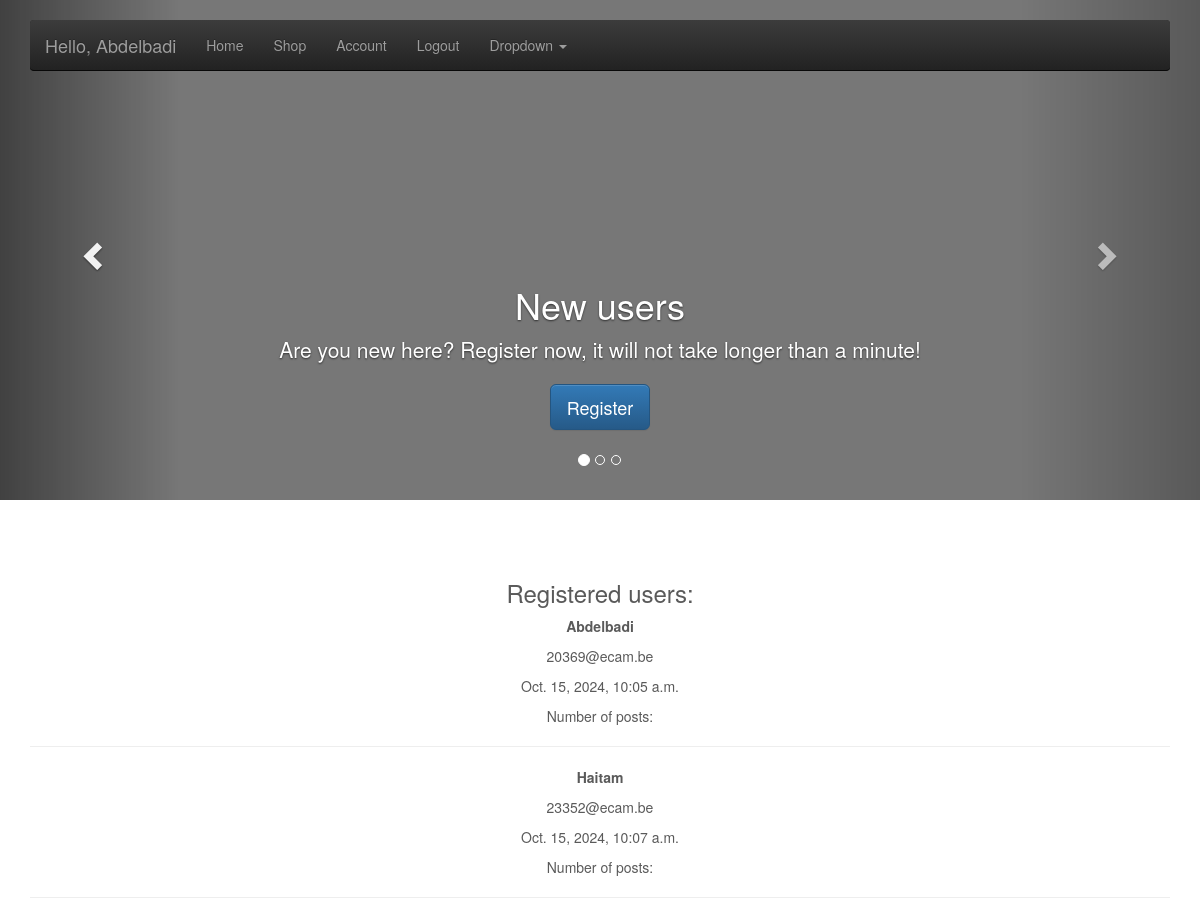
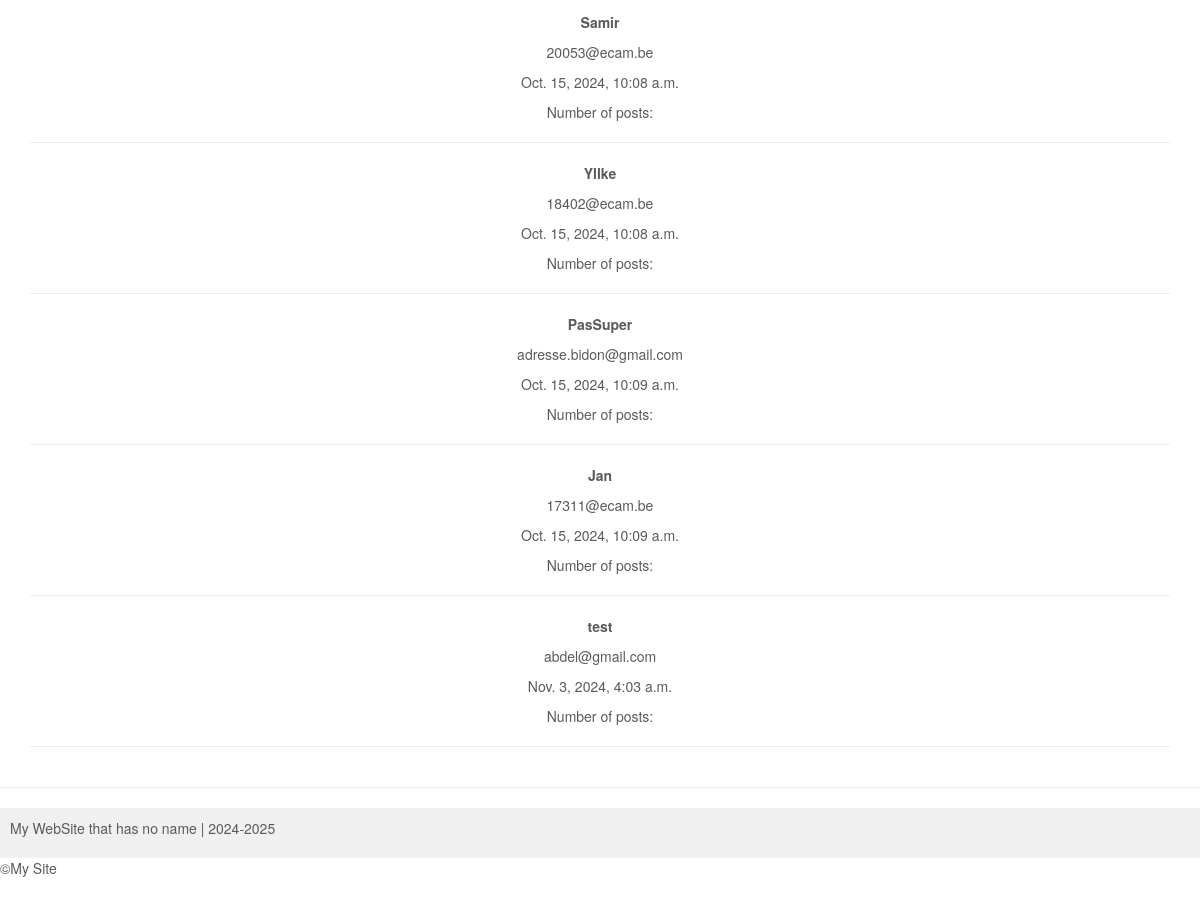
The page / (signed in) on the database its author committed (2 pictures, top to bottom).
### account/models.py (models this page shows, shortened)
class Account(AbstractBaseUser):
    email = models.EmailField(verbose_name="email", max_length=60, unique=True)
    username = models.CharField(max_length=30, unique=True)
    date_joined = models.DateTimeField(verbose_name='date joined', auto_now_add=True)
    last_login = models.DateTimeField(verbose_name='last login', auto_now=True)
    is_admin = models.BooleanField(default=False)
    is_active = models.BooleanField(default=True)
    is_staff = models.BooleanField(default=False)
    is_superuser = models.BooleanField(default=False)
    USERNAME_FIELD = 'email'
    REQUIRED_FIELDS = ['username']
    objects = MyAccountManager()

### personal/views.py (the view)
# urls.py: path('', home_screen_view, name='home'),
def home_screen_view(request):
    context = {}
    accounts = Account.objects.all()
    context['accounts'] = accounts
    return render(request, "personal/home.html", context)

### personal/templates/personal/home.html (shortened to what this page needs)
{% extends "base.html" %}
{% block content %}
<div id="myCarousel" class="carousel slide" data-ride="carousel">
    <ol class="carousel-indicators">
      <li data-target="#myCarousel" data-slide-to="0" class="active"></li>
      <li data-target="#myCarousel" data-slide-to="1"></li>
      <li data-target="#myCarousel" data-slide-to="2"></li>
    </ol>
    <div class="carousel-inner" role="listbox">
      <div class="item active">
        <img class="first-slide" alt="First slide">
        <div class="container">
          <div class="carousel-caption">
            <h1>New users</h1>
            <p>Are you new here? Register now, it will not take longer than a minute!</p>
            <p><a class="btn btn-lg btn-primary" href="{% url 'register' %}">Register</a></p>
          </div>
        </div>
      </div>
    </div>
    <a class="left carousel-control" href="#myCarousel" role="button" data-slide="prev">
      <span class="glyphicon glyphicon-chevron-left" aria-hidden="true"></span>
    </a>
    <a class="right carousel-control" href="#myCarousel" role="button" data-slide="next">
      <span class="glyphicon glyphicon-chevron-right" aria-hidden="true"></span>
    </a>
</div>
<div class="container text-center">
    <h3>Registered users:</h3>
    {% for account in accounts %}
        <div class="user-info">
            <p><strong>{{ account.username }}</strong></p>
            <p>{{ account.email }}</p>
            <p>{{ account.date_joined }}</p>
            <p>Number of posts: {{ account.posts.count }}</p>
            <hr>
        </div>
    {% endfor %}
</div>
{% endblock %}

### templates/snippets/header.html (shortened to what this page needs)
<link rel="stylesheet" href="https://cdn.jsdelivr.net/npm/bootstrap@3.4.1/dist/css/bootstrap.min.css">
<link rel="stylesheet" href="https://cdn.jsdelivr.net/npm/bootstrap@3.4.1/dist/css/bootstrap-theme.min.css">
<body>
    <div class="navbar-wrapper">
      <div class="container">
        <nav class="navbar navbar-inverse navbar-static-top">
          <div class="container">
            <div class="navbar-header">
              <a class="navbar-brand">
                {% if request.user.is_authenticated %}
                <p>Hello, {{ request.user.username }}</p>
                {% endif %}
            </a>
            </div>
            <div id="navbar" class="navbar-collapse collapse">
              <ul class="nav navbar-nav">
                {% if request.user.is_authenticated %}
                    <li><a href="{% url 'home' %}">Home</a></li>
                    <li><a href="{% url 'shop' %}">Shop</a></li>
                    <li><a href="{% url 'account' %}">Account</a></li>
                    <li><a href="{% url 'logout' %}">Logout</a></li>
                {% else %}
                    <li><a href="{% url 'home' %}">Home</a></li>
                    <li><a href="{% url 'shop' %}">Shop</a></li>
                    <li><a href="{% url 'register' %}">Register</a></li>
                    <li><a href="{% url 'login' %}">Login</a></li>
                {% endif %}
                <li class="dropdown">
                  <a href="#" class="dropdown-toggle" data-toggle="dropdown" role="button" aria-haspopup="true" aria-expanded="false">Dropdown <span class="caret"></span></a>
                </li>
              </ul>
            </div>
          </div>
        </nav>
      </div>
    </div>

### templates/snippets/header.html (style rules this page uses)
body { padding-bottom: 40px; color: #5a5a5a; }
.navbar-wrapper { position: absolute; top: 0; right: 0; left: 0; z-index: 20; }
.navbar-wrapper > .container { padding-right: 0; padding-left: 0; }
.navbar-wrapper .navbar { padding-right: 15px; padding-left: 15px; }
.navbar-wrapper .navbar .container { width: auto; }
.carousel { height: 500px; margin-bottom: 60px; }
.carousel-caption { z-index: 10; }
.carousel .item { height: 500px; background-color: #777; }
.carousel-inner > .item > img { position: absolute; top: 0; left: 0; min-width: 100%; height: 500px; }
@media (min-width: 768px) { .navbar-wrapper { margin-top: 20px; } }
@media (min-width: 768px) { .navbar-wrapper .container { padding-right: 15px; padding-left: 15px; } }
@media (min-width: 768px) { .navbar-wrapper .navbar { padding-right: 0; padding-left: 0; border-radius: 4px; } }
@media (min-width: 768px) { .carousel-caption p { margin-bottom: 20px; font-size: 21px; line-height: 1.4; } }

### rows shown on the page
Account: user.username "Abdelbadi", username "Abdelbadi", email "20369@ecam.be", date_joined "Oct. 15, 2024, 10:05 a.m."
Account: username "Haitam", email "23352@ecam.be", date_joined "Oct. 15, 2024, 10:07 a.m."
Account: username "Samir", email "20053@ecam.be", date_joined "Oct. 15, 2024, 10:08 a.m."
Account: username "Yllke", email "18402@ecam.be", date_joined "Oct. 15, 2024, 10:08 a.m."
Account: username "PasSuper", email "adresse.bidon@gmail.com", date_joined "Oct. 15, 2024, 10:09 a.m."
Account: username "Jan", email "17311@ecam.be", date_joined "Oct. 15, 2024, 10:09 a.m."
Account: username "test", email "abdel@gmail.com", date_joined "Nov. 3, 2024, 4:03 a.m."
